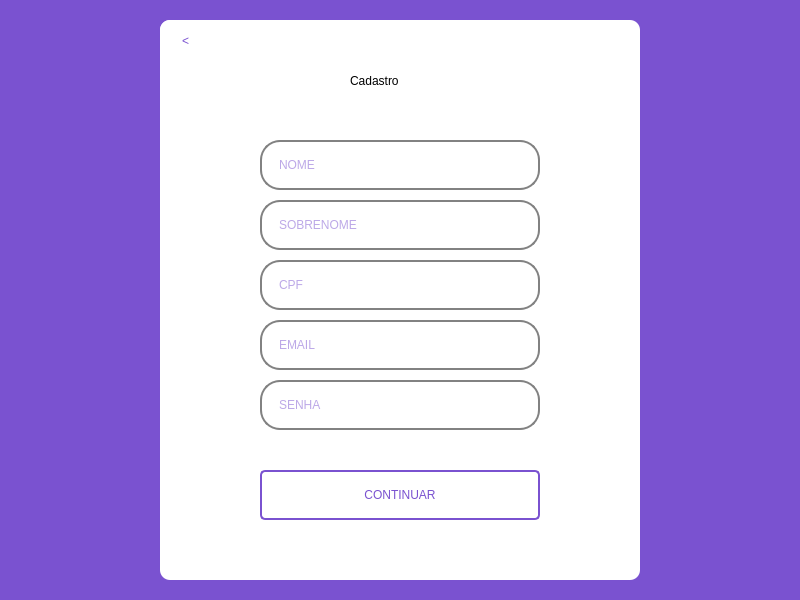
<?xml version="1.0" encoding="UTF-8"?>
<ui version="4.0">
 <class>MainWindow</class>
 <widget class="QMainWindow" name="MainWindow">
  <property name="geometry">
   <rect>
    <x>0</x>
    <y>0</y>
    <width>800</width>
    <height>600</height>
   </rect>
  </property>
  <property name="windowTitle">
   <string>Cadastro</string>
  </property>
  <property name="styleSheet">
   <string notr="true">background-color: rgb(122, 82, 208);</string>
  </property>
  <widget class="QWidget" name="centralwidget">
   <layout class="QHBoxLayout" name="horizontalLayout">
    <property name="spacing">
     <number>0</number>
    </property>
    <property name="leftMargin">
     <number>0</number>
    </property>
    <property name="topMargin">
     <number>0</number>
    </property>
    <property name="rightMargin">
     <number>0</number>
    </property>
    <property name="bottomMargin">
     <number>0</number>
    </property>
    <item>
     <widget class="QFrame" name="frame">
      <property name="minimumSize">
       <size>
        <width>480</width>
        <height>560</height>
       </size>
      </property>
      <property name="maximumSize">
       <size>
        <width>480</width>
        <height>560</height>
       </size>
      </property>
      <property name="styleSheet">
       <string notr="true">background-color: rgb(255, 255, 255);
border-radius: 10px;</string>
      </property>
      <property name="frameShape">
       <enum>QFrame::StyledPanel</enum>
      </property>
      <property name="frameShadow">
       <enum>QFrame::Raised</enum>
      </property>
      <widget class="QLabel" name="labelTelaLogin">
       <property name="geometry">
        <rect>
         <x>190</x>
         <y>40</y>
         <width>111</width>
         <height>41</height>
        </rect>
       </property>
       <property name="styleSheet">
        <string notr="true">font: 18pt &quot;Verdana&quot;;
</string>
       </property>
       <property name="text">
        <string>Cadastro</string>
       </property>
      </widget>
      <widget class="QLineEdit" name="inputSobreCad">
       <property name="geometry">
        <rect>
         <x>100</x>
         <y>180</y>
         <width>280</width>
         <height>50</height>
        </rect>
       </property>
       <property name="styleSheet">
        <string notr="true">QLineEdit{
	font: 8pt &quot;Verdana&quot; ;
	border: 2px solid rgb(130, 130,130);
	border-radius: 20px;
	padding: 15px;
	background-color: rgb(255, 255, 255);
	color: rgb(122, 82, 208);
}

QLineEdit:hover{
	background-color: rgb(255, 255, 255);
	border: 2px solid rgb(122, 82, 208);
}

QLineEdit:focus{
	background-color: rgb(255, 255, 255);
	border: 2px solid rgb(122, 82, 208);
}</string>
       </property>
       <property name="maxLength">
        <number>20</number>
       </property>
       <property name="placeholderText">
        <string>SOBRENOME</string>
       </property>
      </widget>
      <widget class="QLineEdit" name="inputSenhaCad">
       <property name="geometry">
        <rect>
         <x>100</x>
         <y>360</y>
         <width>280</width>
         <height>50</height>
        </rect>
       </property>
       <property name="styleSheet">
        <string notr="true">QLineEdit{
	font: 8pt &quot;Verdana&quot; ;
	border: 2px solid rgb(130, 130,130);
	border-radius: 20px;
	padding: 15px;
	background-color: rgb(255, 255, 255);
	color: rgb(122, 82, 208);
}

QLineEdit:hover{
	background-color: rgb(255, 255, 255);
	border: 2px solid rgb(122, 82, 208);
}

QLineEdit:focus{
	background-color: rgb(255, 255, 255);
	border: 2px solid rgb(122, 82, 208);
}</string>
       </property>
       <property name="maxLength">
        <number>15</number>
       </property>
       <property name="echoMode">
        <enum>QLineEdit::Normal</enum>
       </property>
       <property name="readOnly">
        <bool>false</bool>
       </property>
       <property name="placeholderText">
        <string>SENHA</string>
       </property>
      </widget>
      <widget class="QPushButton" name="buttonCad">
       <property name="geometry">
        <rect>
         <x>100</x>
         <y>450</y>
         <width>280</width>
         <height>50</height>
        </rect>
       </property>
       <property name="cursor">
        <cursorShape>PointingHandCursor</cursorShape>
       </property>
       <property name="styleSheet">
        <string notr="true">QPushButton{
	font: 8pt &quot;Verdana&quot; ;
	border: 2px solid rgb(122, 82, 208);
	border-radius: 5px;
	padding: 15px;
	color: rgb(122, 82, 208);
}

QPushButton:pressed{
	background-color: rgb(122, 82, 208);
	color: rgb(0, 255, 255);
}</string>
       </property>
       <property name="text">
        <string>CONTINUAR</string>
       </property>
      </widget>
      <widget class="QLineEdit" name="inputEmailCad">
       <property name="geometry">
        <rect>
         <x>100</x>
         <y>300</y>
         <width>280</width>
         <height>50</height>
        </rect>
       </property>
       <property name="styleSheet">
        <string notr="true">QLineEdit{
	font: 8pt &quot;Verdana&quot; ;
	border: 2px solid rgb(130, 130,130);
	border-radius: 20px;
	padding: 15px;
	background-color: rgb(255, 255, 255);
	color: rgb(122, 82, 208);
}

QLineEdit:hover{
	background-color: rgb(255, 255, 255);
	border: 2px solid rgb(122, 82, 208);
}

QLineEdit:focus{
	background-color: rgb(255, 255, 255);
	border: 2px solid rgb(122, 82, 208);
}</string>
       </property>
       <property name="maxLength">
        <number>32</number>
       </property>
       <property name="echoMode">
        <enum>QLineEdit::Normal</enum>
       </property>
       <property name="readOnly">
        <bool>false</bool>
       </property>
       <property name="placeholderText">
        <string>EMAIL</string>
       </property>
      </widget>
      <widget class="QLineEdit" name="inputNomeCad">
       <property name="geometry">
        <rect>
         <x>100</x>
         <y>120</y>
         <width>280</width>
         <height>50</height>
        </rect>
       </property>
       <property name="styleSheet">
        <string notr="true">QLineEdit{
	font: 8pt &quot;Verdana&quot; ;
	border: 2px solid rgb(130, 130,130);
	border-radius: 20px;
	padding: 15px;
	background-color: rgb(255, 255, 255);
	color: rgb(122, 82, 208);
}

QLineEdit:hover{
	background-color: rgb(255, 255, 255);
	border: 2px solid rgb(122, 82, 208);
}

QLineEdit:focus{
	background-color: rgb(255, 255, 255);
	border: 2px solid rgb(122, 82, 208);
}</string>
       </property>
       <property name="text">
        <string/>
       </property>
       <property name="maxLength">
        <number>30</number>
       </property>
       <property name="placeholderText">
        <string>NOME</string>
       </property>
      </widget>
      <widget class="QLineEdit" name="inputCpfCad">
       <property name="geometry">
        <rect>
         <x>100</x>
         <y>240</y>
         <width>280</width>
         <height>50</height>
        </rect>
       </property>
       <property name="styleSheet">
        <string notr="true">QLineEdit{
	font: 8pt &quot;Verdana&quot; ;
	border: 2px solid rgb(130, 130,130);
	border-radius: 20px;
	padding: 15px;
	background-color: rgb(255, 255, 255);
	color: rgb(122, 82, 208);
}

QLineEdit:hover{
	background-color: rgb(255, 255, 255);
	border: 2px solid rgb(122, 82, 208);
}

QLineEdit:focus{
	background-color: rgb(255, 255, 255);
	border: 2px solid rgb(122, 82, 208);
}</string>
       </property>
       <property name="maxLength">
        <number>11</number>
       </property>
       <property name="echoMode">
        <enum>QLineEdit::Normal</enum>
       </property>
       <property name="readOnly">
        <bool>false</bool>
       </property>
       <property name="placeholderText">
        <string>CPF</string>
       </property>
      </widget>
      <widget class="QLabel" name="labelAvisoCad">
       <property name="geometry">
        <rect>
         <x>140</x>
         <y>90</y>
         <width>201</width>
         <height>20</height>
        </rect>
       </property>
       <property name="styleSheet">
        <string notr="true">color: rgb(0, 200, 200);
background-color: rgba(0, 0, 0, 0);</string>
       </property>
       <property name="text">
        <string/>
       </property>
       <property name="textFormat">
        <enum>Qt::RichText</enum>
       </property>
       <property name="alignment">
        <set>Qt::AlignCenter</set>
       </property>
      </widget>
      <widget class="QPushButton" name="buttonBackCad">
       <property name="geometry">
        <rect>
         <x>0</x>
         <y>0</y>
         <width>51</width>
         <height>41</height>
        </rect>
       </property>
       <property name="cursor">
        <cursorShape>PointingHandCursor</cursorShape>
       </property>
       <property name="styleSheet">
        <string notr="true">QPushButton{
	font: 18pt &quot;Verdana&quot; ;
	border: rgb(255, 255, 255);
	color: rgb(122, 82, 208);
}

QPushButton:pressed{
	color: rgb(0, 255, 255);
}</string>
       </property>
       <property name="text">
        <string>&lt;</string>
       </property>
      </widget>
     </widget>
    </item>
   </layout>
  </widget>
 </widget>
 <resources/>
 <connections/>
</ui>
